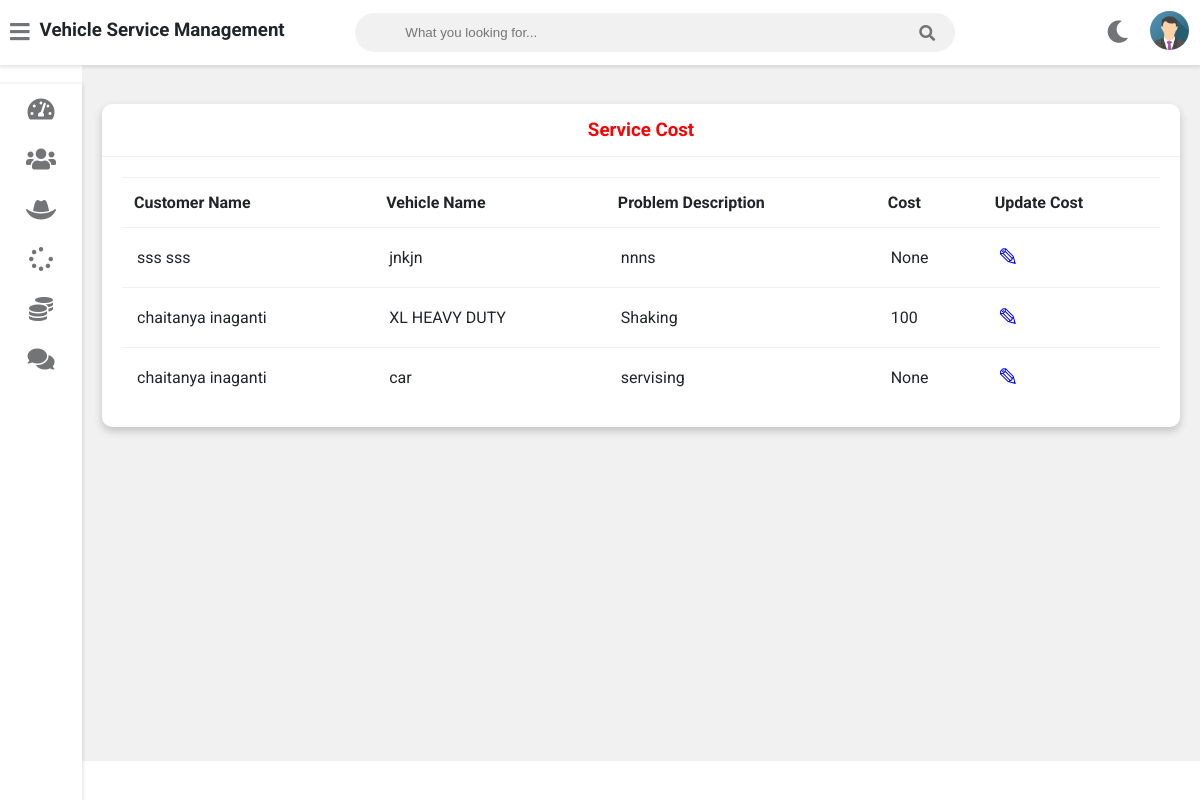
The page /admin-view-service-cost (signed in) on the database its author committed.
### vehicleserviceapp/models.py (models this page shows, shortened)
class Customer(models.Model):
    user=models.OneToOneField(User,on_delete=models.CASCADE)
    profile_pic= models.ImageField(upload_to='profile_pic/CustomerProfilePic/',null=True,blank=True)
    address = models.CharField(max_length=40)
    mobile = models.CharField(max_length=20,null=False)
    @property
    def get_name(self):
        return self.user.first_name+" "+self.user.last_name
    def __str__(self):
        return self.user.first_name

class Request(models.Model):
    cat=(('two wheeler with gear','two wheeler with gear'),('two wheeler without gear','two wheeler without gear'),('three wheeler','three wheeler'),('four wheeler','four wheeler'))
    category=models.CharField(max_length=50,choices=cat)
    vehicle_no=models.PositiveIntegerField(null=False)
    vehicle_name = models.CharField(max_length=40,null=False)
    vehicle_model = models.CharField(max_length=40,null=False)
    vehicle_brand = models.CharField(max_length=40,null=False)
    problem_description = models.CharField(max_length=500,null=False)
    date=models.DateField(auto_now=True)
    cost=models.PositiveIntegerField(null=True)
    customer=models.ForeignKey('Customer', on_delete=models.CASCADE,null=True)
    mechanic=models.ForeignKey('Mechanic',on_delete=models.CASCADE,null=True)
    stat=(('Pending','Pending'),('Approved','Approved'),('Repairing','Repairing'),('Repairing Done','Repairing Done'),('Released','Released'))
    status=models.CharField(max_length=50,choices=stat,default='Pending',null=True)

### vehicleserviceapp/views.py (the view)
# urls.py: path('admin-view-service-cost',views.admin_view_service_cost_view,name='admin-view-service-cost'),
@login_required(login_url='adminlogin')
def admin_view_service_cost_view(request):
    enquiry=models.Request.objects.all().order_by('-id')
    customers=[]
    for enq in enquiry:
        customer=models.Customer.objects.get(id=enq.customer_id)
        customers.append(customer)
    print(customers)
    return render(request,'vehicle/admin_view_service_cost.html',{'data':zip(customers,enquiry)})

### templates/vehicle/admin_view_service_cost.html
{% extends 'vehicle/adminbase.html' %}
{% block content %}
	<div class="wrapper">
		<div class="row">
			<div class="col-12 col-m-12 col-sm-12">
				<div class="card">
					<div class="card-header">
						<h3 style="color:red; text-align:center" >Service Cost
						</h3>
					</div>
					<div class="card-content">
						<table>
							<thead>
                <tr>
                  <th>Customer Name</th>
                  <th>Vehicle Name</th>
                  <th>Problem Description</th>
                  <th>Cost</th>
                  <th>Update Cost</th>
                </tr>
							</thead>
							<tbody>
                {% for c,r in data %}
                <tr>
                  <td> {{c.get_name}}</td>
                  <td> {{r.vehicle_name}}</td>
                  <td>{{r.problem_description}}</td>
                  <td>{{r.cost}}</td>
                  <td><a  style="color:blue; text-decoration:none;font-size:25px;" href="{% url 'update-cost' r.id  %}">&#9998;</a></td>
                </tr>
                {% endfor %}
							</tbody>
						</table>
					</div>
				</div>
			</div>
		</div>
<br><br><br><br><br><br><br><br><br><br><br><br><br><br><br><br>
	</div>
{% endblock content %}

### static/style.css (style rules this page uses)
:root { --primary-color: #4834d4; --success-color: #6ab04c; --warning-color: #f0932b; --danger-color: #eb4d4b; --light-color: #212529; --light-second-color: #727475; --light-background: #ffffff; --light-second-background: #f1f1f1; --dark-color: #909090; --dark-second-color: #f5f6fa; --dark-background: #23242D; --dark-second-background: #181818; }
.light { --main-bg-color: var(--light-background); --second-bg-color: var(--light-second-background); --main-color: var(--light-color); --second-color: var(--light-second-color); }
* { box-sizing: border-box; }
body { font-family: 'Roboto', sans-serif; background: var(--main-bg-color); color: var(--main-color); margin: 0; }
.wrapper { padding: 10px; margin-left: 82px; padding-top: 75px; background: var(--second-bg-color); transition: margin-left .5s; }
.row { display: flex; flex-wrap: wrap; flex-direction: row; }
.row:after, .row:before { box-sizing: border-box; }
[class*="col-"] { padding: 10px; }
@media only screen and (min-width: 600px) { .col-sm-12 { width: 100%; } }
@media only screen and (min-width: 768px) { .col-m-12 { width: 100%; } }
@media only screen and (min-width: 992px) { .col-12 { width: 100%; } }
.card { background: var(--main-bg-color); color: var(--main-color); border-radius: 10px; margin-bottom: 10px; box-shadow: 0 4px 8px 0 rgba(0,0,0,0.2); }
.card-header { padding: 15px 30px; border-bottom: 1px solid var(--second-bg-color); position: relative; }
.card-header h3 { margin: 0; }
.card-content { padding: 20px; overflow-x: auto; }
table { border-collapse: collapse; width: 100%; }
table td { border-top: 1px solid var(--second-bg-color); padding: 15px; }
table th { border-top: 1px solid var(--second-bg-color); border-bottom: 1px solid var(--second-bg-color); padding: 15px 12px; text-align: left; }

### rows shown on the page
Customer: get_name "sss sss", vehicle_name "jnkjn", problem_description "nnns", cost "None"
Customer: get_name "chaitanya inaganti", vehicle_name "XL HEAVY DUTY", problem_description "Shaking", cost "100", vehicle_name "car", problem_description "servising", cost "None"
